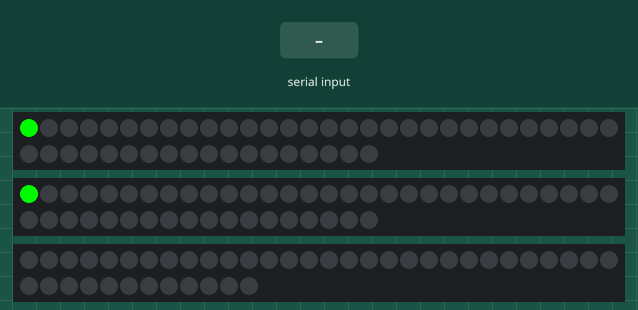
Recording of a sketch running on a simulated Arduino Uno, built with avr-gcc and run on an emulated ATmega328P. Shown: 2 × 48 RGB LEDs in strip order, left to right, continuing on the next row, 42 RGB LEDs in strip order, left to right, continuing on the next row. The inputs (shaded band) are chosen by the test bench. Dim RGB values are drawn brighter than linear; what the sketch prints to the serial monitor is not drawn.

Above: at 1.1 s.
At 1.5 s:
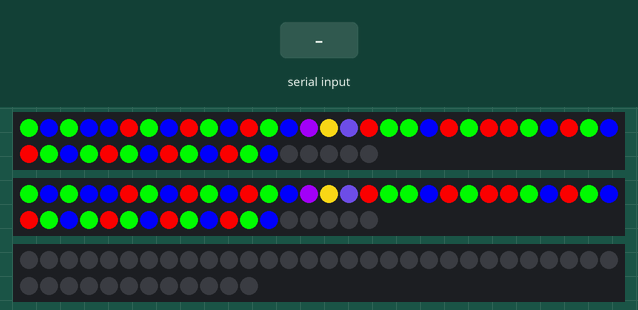
At 12.4 s:
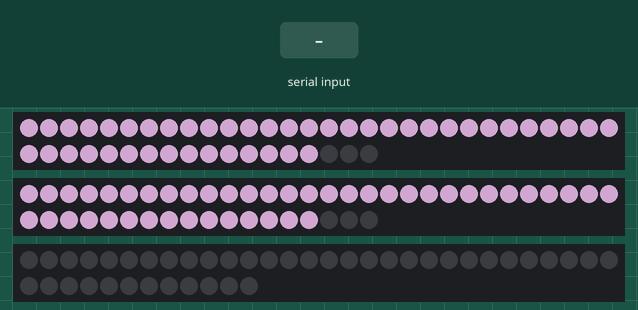
12.5 s: "A\n" received over Serial
14.0 s: "C\n" received over Serial
15.5 s: "D\n" received over Serial
Timing chart, 0 to 18.5 s (numbered marks = the images above; inputs shaded):
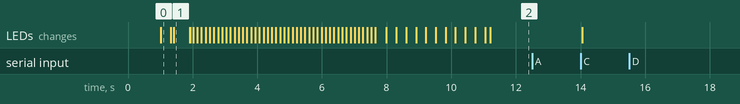

The sketch:

neopixel.ino
```cpp
#include "include/neopixel.h"
#include "include/serial.h"
#include <FastLED.h>

#define LED_PIN     2
#define NUM_LEDS    48

void animation_startup (void);

CRGB leds[NUM_LEDS];

void animation_startup (void)
{
  delay(10);
  int number =0;
  int number1 =0;
  int number2 =0;
  int number3 =0;


   leds[0 ] = CRGB(0, 240, 0);
   FastLED.show();
   delay(5);
   leds[1] = CRGB(0, 0, 240);
   FastLED.show();
   delay(5);
   leds[2 ] = CRGB(0, 240, 0);
   FastLED.show();
   delay(5);
   leds[ 3] = CRGB(0, 0, 240);
   FastLED.show();
   delay(5);
   leds[4] = CRGB(0, 0, 240);
   FastLED.show();
   delay(5);

   leds[5 ] = CRGB(240, 0, 0);
   FastLED.show();
   delay(5);
   leds[6 ] = CRGB(0, 240, 0);
   FastLED.show();
   delay(5);
   leds[7 ] = CRGB(0, 0, 240);
   FastLED.show();
   delay(5);

   leds[8 ] = CRGB(240, 0, 0);
   FastLED.show();
   delay(5);
   leds[9 ] = CRGB(0, 240, 0);
   FastLED.show();
   delay(5);
   leds[10] = CRGB(0, 0, 240);
   FastLED.show();
   delay(5);
   leds[11 ] = CRGB(240, 0, 0);
   FastLED.show();
   delay(5);
   leds[ 12] = CRGB(0, 240, 0);
   FastLED.show();
   delay(5);
   leds[13] = CRGB(0, 0, 240);
   FastLED.show();
   delay(5);
   leds[14] = CRGB(150, 0, 230);
   FastLED.show();
   delay(5);
   leds[15] = CRGB(230, 200, 20);
   FastLED.show();
   delay(5);
   leds[16] = CRGB(85, 60, 180);
   FastLED.show();
   delay(5);
   leds[17] = CRGB(50, 230, 20);
   FastLED.show();
   delay(5);

   leds[18 ] = CRGB(240, 0, 0);
   FastLED.show();
   delay(5);
   leds[19 ] = CRGB(0, 240, 0);
   FastLED.show();
   delay(5);
   leds[20 ] = CRGB(0, 0, 240);
   FastLED.show();
   delay(5);
    leds[21 ] = CRGB(240, 0, 0);
   FastLED.show();
   delay(5);
   leds[ 22] = CRGB(0, 240, 0);
   FastLED.show();
   delay(5);
   leds[23] = CRGB(240, 0, 0);
   FastLED.show();
   delay(5);

   leds[24 ] = CRGB(240, 0, 0);
   FastLED.show();
   delay(5);
   leds[25 ] = CRGB(0, 240, 0);
   FastLED.show();
   delay(5);
   leds[26 ] = CRGB(0, 0, 240);
   FastLED.show();
   delay(5);
    leds[27 ] = CRGB(240, 0, 0);
   FastLED.show();
   delay(5);
   leds[ 28] = CRGB(0, 240, 0);
   FastLED.show();
   delay(5);
   leds[29] = CRGB(0, 0, 240);
   FastLED.show();
   delay(5);

   leds[30 ] = CRGB(240, 0, 0);
   FastLED.show();
   delay(5);
   leds[31 ] = CRGB(0, 240, 0);
   FastLED.show();
   delay(5);
   leds[32] = CRGB(0, 0, 240);
   FastLED.show();
    delay(5);
   leds[33] = CRGB(0, 240,0);
   FastLED.show();
   delay(5);
    leds[34 ] = CRGB(240, 0, 0);
   FastLED.show();
   delay(5);
   leds[35] = CRGB(0, 240, 0);
   FastLED.show();
   delay(5);
   leds[36] = CRGB(0, 0, 240);
   FastLED.show();
   delay(5);

   leds[37 ] = CRGB(240, 0, 0);
   FastLED.show();
   delay(5);
   leds[38 ] = CRGB(0, 240, 0);
   FastLED.show();
   delay(5);
   leds[39 ] = CRGB(0, 0, 240);
   FastLED.show();
   delay(5);
   leds[40 ] = CRGB(240, 0, 0);
   FastLED.show();
   delay(5);
   leds[ 41] = CRGB(0, 240, 0);
   FastLED.show();
   delay(5);
   leds[42] = CRGB(0, 0, 240);
   FastLED.show();
   delay(5);

   leds[17 ] = CRGB(240, 0, 0);
   FastLED.show();
   delay(5);
   leds[18 ] = CRGB(0, 240, 0);
   FastLED.show();
   delay(500);
   leds[19 ] = CRGB(0, 0, 240);
   FastLED.show();
   delay(5);
   leds[27 ] = CRGB(0, 240, 0);
   FastLED.show();
   delay(5);
   leds[ 28] = CRGB(0, 0, 240);
   FastLED.show();
   delay(5);
   leds[29] = CRGB(0, 0, 240);
   FastLED.show();
   delay(5);

   leds[37 ] = CRGB(240, 0, 0);
   FastLED.show();
   delay(5);
   leds[38 ] = CRGB(0, 240, 0);
   FastLED.show();
   delay(5);
   leds[39 ] = CRGB(0, 0, 240);
   FastLED.show();
   delay(5);
   leds[29] = CRGB(0, 0, 0);
   FastLED.show();
   //delay(50);
   leds[28] = CRGB(0, 0, 0);
   FastLED.show();
   delay(2);
   leds[29] = CRGB(0, 0, 240);
   FastLED.show();
   //delay(50);
   leds[28] = CRGB(0, 0, 240);
   FastLED.show();
   delay(10);
   for (int number = 0; number < 45; number++)
     {
       leds[number + 3] = CRGB(0, 0, 0);
       leds[number - 3] = CRGB(0, 0, 0);

       delay(10);
       FastLED.show();
       delay(100);
       leds[number] = CRGB(128, 96, 120);

       FastLED.show();
       delay(10);
     }

  for (int number1 = 0; number1 <45; number1++)
    {
      leds[number1] = CRGB(240, 0, 0);

      delay(5);

      FastLED.show();
      delay(10);
    }

   for (int number3 = 0; number3 < 45; number3++){
    leds[number3] = CRGB(0, 240, 0);
    delay(5);
    FastLED.show();
  delay(10);
  }

    for (int number2 = 0; number2 < 45; number2++){
    leds[number2] = CRGB(0, 0, 240);
    delay(5);
    FastLED.show();
  delay(10);
  }

   for (int number = 0; number < 45; number++){
    //leds[number] = CRGB(0, 0, 0);

    leds[number] = CRGB(120, 96, 120);
    delay(5);
    FastLED.show();
  delay(10);
   }

  FastLED.show();
  delay(10);
}


void
setup ()
{
  Serial.begin (9600);

  FastLED.addLeds<WS2812B, LED_PIN, GRB>(leds, NUM_LEDS);
  FastLED.addLeds<WS2812, LED_PIN, GRB>(leds, NUM_LEDS);

  delay(1000);

  animation_startup ();
  neopixel_begin ();
}

void
loop ()
{
  ser_process_rx ();
}
```

neopixel.h
```cpp
#ifndef NEOPIXEL_H_
#define NEOPIXEL_H_

//====================
// Neopixel pinout
//===================
#define NEOPIXEL_PIN 2

//==================
// Board layout
//==================
/* These values match those found in
 * dragon12/neopixel/include/neopixel.h */
#define NUM_ROW 6
#define NUM_COL 7
#define NUM_PIX (NUM_ROW * NUM_COL)

//==================
// Functions
//==================
/* Initializes each NeoPixel strip */
void neopixel_begin (void);

/* Turns all pixels off */
void neopixel_clear (void);

/* Sets the color of a pixel each given through the
 * serial port. The information passed to the arduino have to be:
 * pixel number, red, green and blue values. Returns a 0 if successful. Returns
 * a 1 if the pixel specified is invalid */
unsigned char neopixel_set (unsigned char pixel, unsigned char r,
                            unsigned char g, unsigned char b);

/* Turns the specified pixel off */
void neopixel_reset (unsigned char pixel);

/* Sends updated pixel data to the hardware */
void neopixel_draw (void);

#endif // NEOPIXEL_H_
```

serial.h
```cpp
#ifndef SERIAL_H_
#define SERIAL_H_

// Uncomment this to print stuff to the serial monitor:
#define DEBUG

/* Reads nbytes into data from the serial buffer. Returns a 0 upon
 * successful completion. Returns a 1 if the number of bytes in the serial
 * buffer is greater than nbytes*/
unsigned char ser_rx_bytes (unsigned char *data, int nbytes);

/* Processes any data found in the serial buffer. Returns 0 upon successful
 * completion. Returns a 1 if no valid input was found  */
unsigned char ser_process_rx (void);

#endif // SERIAL_H_
```

neopixel.cpp
```cpp
#include "include/neopixel.h"
#include "include/serial.h"

#include <Adafruit_NeoPixel.h>
#include <stdlib.h>

#ifdef __AVR__
#include <avr/power.h> // Required for 16 MHz Adafruit Trinket
#endif

static Adafruit_NeoPixel NeoPixel;

void
neopixel_begin (void)
{
  NeoPixel.setPin (NEOPIXEL_PIN);
  NeoPixel.updateLength (NUM_PIX);
  NeoPixel.updateType (NEO_GRB + NEO_KHZ800);
  NeoPixel.begin ();
}

void
neopixel_clear (void)
{
#ifdef DEBUG
  Serial.println ("\n**INFO => called neopixel_clear ()");
#endif
  NeoPixel.clear ();
}

unsigned char
neopixel_set (unsigned char pixel, unsigned char r, unsigned char g,
              unsigned char b)
{
  unsigned char status = 0;

#ifdef DEBUG
  Serial.println ("\n**INFO => called neopixel_set ()");
  Serial.print ("**INFO => data passed: ");
  Serial.print (pixel, HEX);
  Serial.print (", ");
  Serial.print (r, HEX);
  Serial.print (", ");
  Serial.print (g, HEX);
  Serial.print (", ");
  Serial.print (b, HEX);
  Serial.print ("\n");
#endif

  if (pixel > NUM_PIX)
    {
#ifdef DEBUG
      Serial.println ("**WARNING => invalid pixel");
#endif
      return 1;
    }
  else
    {
      NeoPixel.setPixelColor (pixel, NeoPixel.Color (r, g, b));
    }
  return status;
}

void
neopixel_reset (unsigned char pixel)
{
  NeoPixel.setPixelColor (pixel, NeoPixel.Color (0, 0, 0));
}

void
neopixel_draw (void)
{
#ifdef DEBUG
  Serial.println ("**INFO => calling neopixel_draw ()");
#endif
  NeoPixel.show ();
}
```

serial.cpp
```cpp
#include "include/serial.h"
#include "include/neopixel.h"

#include <Arduino.h>
#include <stdlib.h>
#include <sys/types.h>

unsigned char
ser_rx_bytes (unsigned char *data, int nbytes)
{
  int status = 0;

  while (Serial.available () < 0)
    ;
  int rx_flen = Serial.readBytes (data, nbytes);

  if (rx_flen > 0)
    {
#ifdef DEBUG
      Serial.print ("\n**INFO => number of bytes in this frame: ");
      Serial.println (rx_flen, HEX);

      Serial.print ("**INFO => data retrieved: ");
      for (int i = 0; i < rx_flen; i++)
        Serial.print (data[i], HEX);
      Serial.print ("\n");
#endif
    }

  if (rx_flen > nbytes)
    {
      Serial.println ("\n**WARNING => number of bytes in frame is greater "
                      "than bytes pulled");
      return 1;
    }
  return status;
}

unsigned char
ser_process_rx (void)
{
  unsigned char status = 0;

  unsigned char cmd;
  ser_rx_bytes (&cmd, 1);

  switch (cmd)
    {
    case 'A':
      unsigned char data_set[4];
      ser_rx_bytes (data_set, 4);
      neopixel_set (data_set[0], data_set[1], data_set[2], data_set[3]);
      break;

    case 'B':
      unsigned char data_reset;
      ser_rx_bytes (&data_reset, 1);
      neopixel_reset (data_reset);
      break;

    case 'C':
      neopixel_draw ();
      break;

    case 'D':
      neopixel_clear ();
      break;

    default:
      status = 1;
      break;
    }

  return status;
}
```

Measured:
- after the input at 12.5 s, every drawn part: stays the same
- after the input at 15.5 s, every drawn part: stays the same
